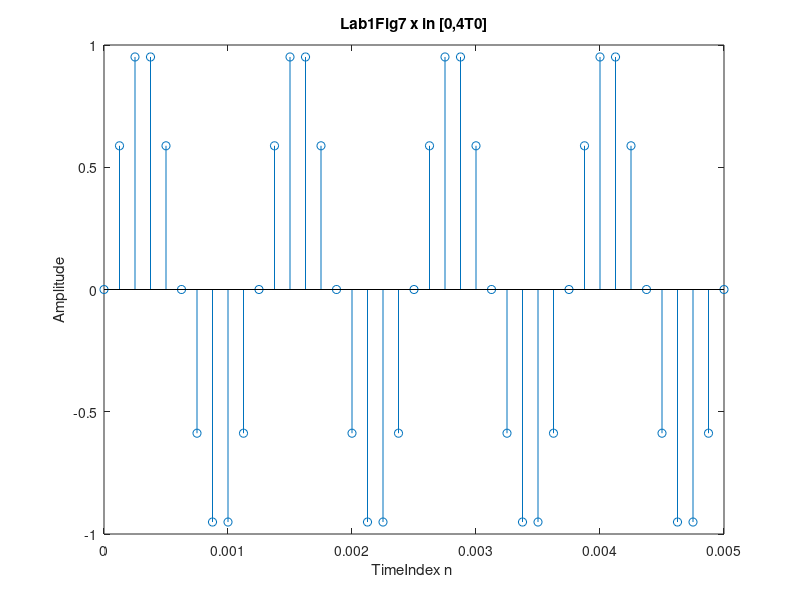
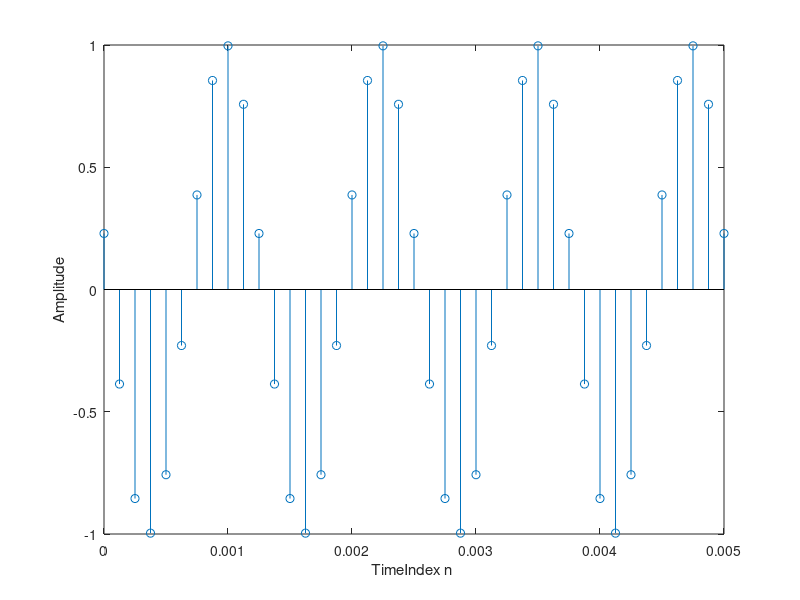
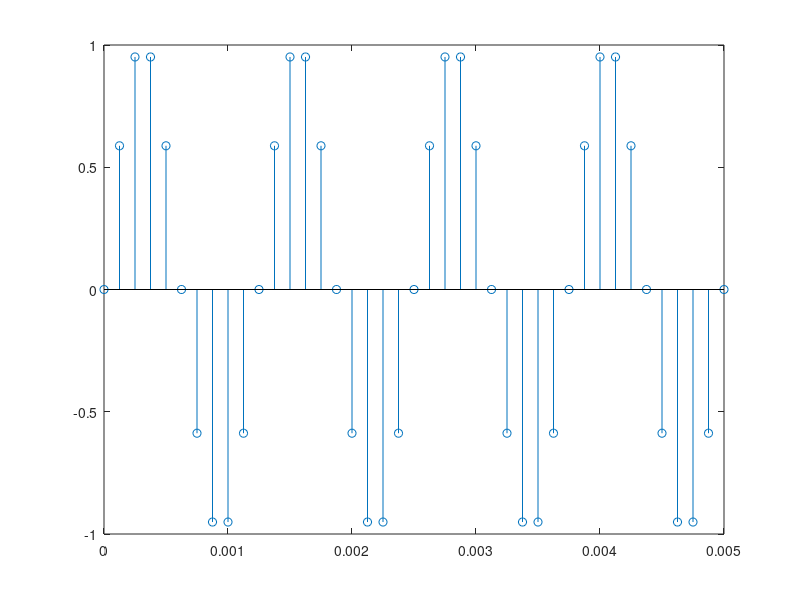
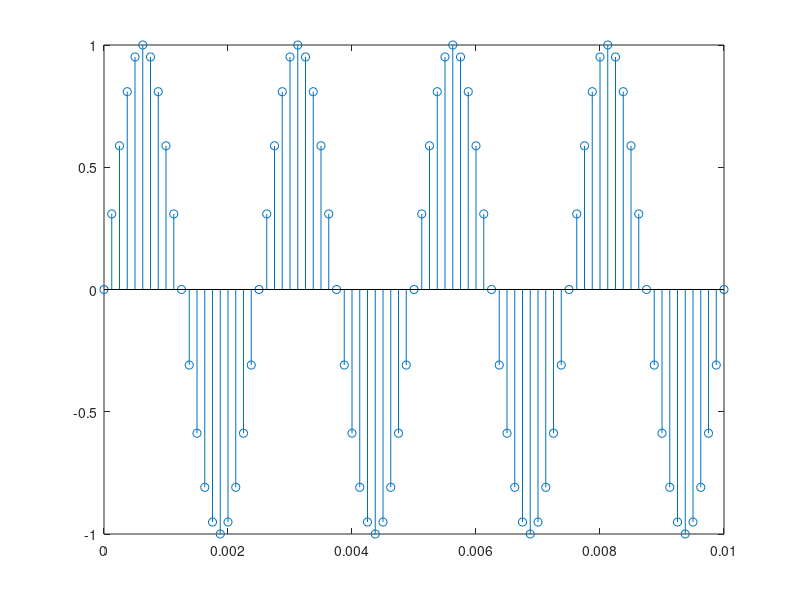

Write the MATLAB code that produced these figures, in order. (Note: this script raises an error after producing the figures.)
%clear
clear;
close all;


fs = 8000;
d = 2;
f0 = 800;


%4.2
N = ceil(fs * d); % one more sample maybe better
%4.3
n = (0 : 1 : (N - 1))';
t = n./(fs);        %0-d
%4.4
x = sin(2 * pi * f0 * t);
%4.5
%sound(x, fs);
%soundsc(x, fs);
%when the f0 get higher,the sounds is transforming from deep to
%high-pitched

%4.6

figure;
stem(t,x);
title('Lab1Fig7 x in [0,4T0]');
xlabel ('TimeIndex n ');
ylabel ('Amplitude');
xlim([0 (4*(1/f0))]);
ylim([-1 1]);

%4.7
figure;
delay = 2.514421 * fs;
delayed_signal = sin(2 * pi  * ( n - delay) * f0 / fs);
stem(t, delayed_signal);
xlabel ('TimeIndex n ');
ylabel ('Amplitude');
xlim([0 (4*(1/f0))]);
ylim([-1 1]);

%%
%4.8

fs = 8000;
d = 2;
f0 = 800;
N = ceil(fs * d); % one more sample maybe better
n0 = (0 : 1 : (N - 1))';
t0 = n0./(fs);        %0-d
x = sin(2 * pi * f0 * t0);

figure;
stem(t0, x);
xlim([0 (4*(1/f0))]);
ylim([-1 1]);

fs = 8000;
d = 2;
f0 = 400;
N = ceil(fs * d); % one more sample maybe better
n1 = (0 : 1 : (N - 1))';
t1 = n1./(fs);        %0-d
y1 = sin(2 * pi * f0 * t1);

figure;
stem(t1, y1);
xlim([0 (4*(1/f0))]);
ylim([-1 1]);

fs = 8000;
d = 4;
f0 = 400;
N = ceil(fs * d); % one more sample maybe better
n2 = (0 : 1 : (N - 1))';
t2 = n2./(fs);        %0-d
y2 = sin(2 * pi * f0 * t2);

fs = 8000;
d = 2;
f0 = 400;
N = ceil(fs * d); % one more sample maybe better
n3 = ((0 : 1 : (N - 1)) + (ceil((1/d)*(N - 1))))';
t3 = n3./(fs);        %0-d
y3 = sin(2 * pi * f0 * t3);

figure;
stem(t3, y3);
ylim([-1 1]);


AddSeq(x ,t0, y1, t1);
sgtitle("Lab1Fig8 x + y1");
AddSeq(x ,t0, y2, t2);
sgtitle("Lab1Fig9 x + y2");
AddSeq(x ,t0, y3, t3);
sgtitle("Lab1Fig10 x + y3");

MulSeq(x ,t0, y1, t1);
sgtitle("Lab1Fig11 x .* y1");
MulSeq(x ,t0, y2, t2);
sgtitle("Lab1Fig12 x .* y2");
MulSeq(x ,t0, y3, t3);
sgtitle("Lab1Fig13 x .* y3");

ConvSeq(x ,t0, y1, t1);
sgtitle("Lab1Fig14 x * y1");
ConvSeq(x ,t0, y2, t2);
sgtitle("Lab1Fig15 x * y2");
ConvSeq(x ,t0, y3, t3);
sgtitle("Lab1Fig16 x * y3");



